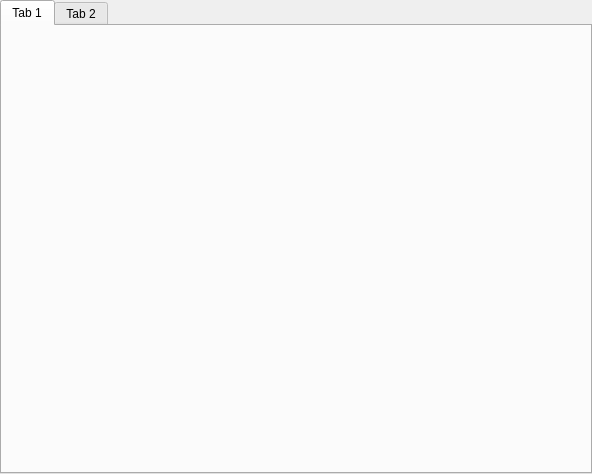
<?xml version="1.0" encoding="UTF-8"?>
<ui version="4.0">
 <class>CPlotForm</class>
 <widget class="QTabWidget" name="CPlotForm">
  <property name="geometry">
   <rect>
    <x>0</x>
    <y>0</y>
    <width>592</width>
    <height>474</height>
   </rect>
  </property>
  <property name="windowTitle">
   <string>TabWidget</string>
  </property>
  <widget class="QWidget" name="tab">
   <attribute name="title">
    <string>Tab 1</string>
   </attribute>
  </widget>
  <widget class="QWidget" name="tab">
   <attribute name="title">
    <string>Tab 2</string>
   </attribute>
  </widget>
 </widget>
 <resources/>
 <connections/>
</ui>
